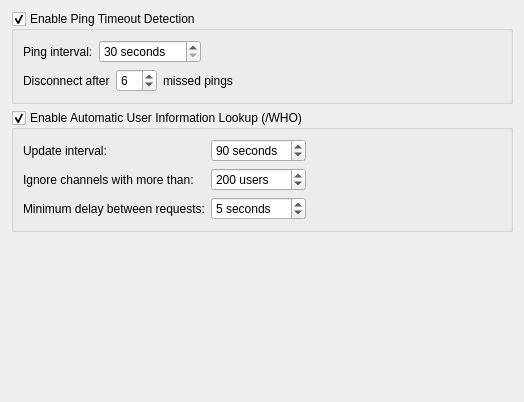
<?xml version="1.0" encoding="UTF-8"?>
<ui version="4.0">
 <class>ConnectionSettingsPage</class>
 <widget class="QWidget" name="ConnectionSettingsPage">
  <property name="geometry">
   <rect>
    <x>0</x>
    <y>0</y>
    <width>524</width>
    <height>402</height>
   </rect>
  </property>
  <property name="windowTitle">
   <string>Configure the IRC Connection</string>
  </property>
  <layout class="QVBoxLayout" name="verticalLayout_2">
   <item>
    <widget class="QGroupBox" name="pingTimeoutEnabled">
     <property name="title">
      <string>Enable Ping Timeout Detection</string>
     </property>
     <property name="checkable">
      <bool>true</bool>
     </property>
     <property name="settingsKey" stdset="0">
      <string/>
     </property>
     <property name="defaultValue" stdset="0">
      <bool>true</bool>
     </property>
     <layout class="QVBoxLayout" name="verticalLayout">
      <item>
       <layout class="QHBoxLayout" name="horizontalLayout">
        <item>
         <widget class="QLabel" name="label">
          <property name="text">
           <string>Ping interval:</string>
          </property>
         </widget>
        </item>
        <item>
         <widget class="QSpinBox" name="pingInterval">
          <property name="suffix">
           <string> seconds</string>
          </property>
          <property name="minimum">
           <number>30</number>
          </property>
          <property name="maximum">
           <number>9999</number>
          </property>
          <property name="defaultValue" stdset="0">
           <UInt>30</UInt>
          </property>
          <property name="settingsKey" stdset="0">
           <string/>
          </property>
         </widget>
        </item>
        <item>
         <spacer name="horizontalSpacer_2">
          <property name="orientation">
           <enum>Qt::Horizontal</enum>
          </property>
          <property name="sizeHint" stdset="0">
           <size>
            <width>40</width>
            <height>20</height>
           </size>
          </property>
         </spacer>
        </item>
       </layout>
      </item>
      <item>
       <layout class="QHBoxLayout" name="horizontalLayout_2">
        <item>
         <widget class="QLabel" name="label_2">
          <property name="text">
           <string>Disconnect after</string>
          </property>
         </widget>
        </item>
        <item>
         <widget class="QSpinBox" name="maxPingCount">
          <property name="minimum">
           <number>2</number>
          </property>
          <property name="value">
           <number>6</number>
          </property>
          <property name="defaultValue" stdset="0">
           <UInt>6</UInt>
          </property>
          <property name="settingsKey" stdset="0">
           <string/>
          </property>
         </widget>
        </item>
        <item>
         <widget class="QLabel" name="label_3">
          <property name="text">
           <string>missed pings</string>
          </property>
         </widget>
        </item>
        <item>
         <spacer name="horizontalSpacer">
          <property name="orientation">
           <enum>Qt::Horizontal</enum>
          </property>
          <property name="sizeHint" stdset="0">
           <size>
            <width>40</width>
            <height>20</height>
           </size>
          </property>
         </spacer>
        </item>
       </layout>
      </item>
     </layout>
    </widget>
   </item>
   <item>
    <widget class="QGroupBox" name="autoWhoEnabled">
     <property name="toolTip">
      <string>This enables periodic polling of user information using /WHO. This is mostly interesting for tracking users' away status.</string>
     </property>
     <property name="title">
      <string>Enable Automatic User Information Lookup (/WHO)</string>
     </property>
     <property name="checkable">
      <bool>true</bool>
     </property>
     <property name="settingsKey" stdset="0">
      <string/>
     </property>
     <property name="defaultValue" stdset="0">
      <bool>true</bool>
     </property>
     <layout class="QHBoxLayout" name="horizontalLayout_3">
      <item>
       <layout class="QGridLayout" name="gridLayout">
        <item row="0" column="0">
         <widget class="QLabel" name="label_4">
          <property name="text">
           <string>Update interval:</string>
          </property>
         </widget>
        </item>
        <item row="0" column="1">
         <widget class="QSpinBox" name="autoWhoInterval">
          <property name="suffix">
           <string> seconds</string>
          </property>
          <property name="minimum">
           <number>10</number>
          </property>
          <property name="maximum">
           <number>999</number>
          </property>
          <property name="value">
           <number>90</number>
          </property>
          <property name="settingsKey" stdset="0">
           <string/>
          </property>
          <property name="defaultValue" stdset="0">
           <UInt>90</UInt>
          </property>
         </widget>
        </item>
        <item row="1" column="0">
         <widget class="QLabel" name="label_5">
          <property name="text">
           <string>Ignore channels with more than:</string>
          </property>
         </widget>
        </item>
        <item row="1" column="1">
         <widget class="QSpinBox" name="autoWhoNickLimit">
          <property name="suffix">
           <string> users</string>
          </property>
          <property name="minimum">
           <number>100</number>
          </property>
          <property name="maximum">
           <number>9999</number>
          </property>
          <property name="value">
           <number>200</number>
          </property>
          <property name="settingsKey" stdset="0">
           <string/>
          </property>
          <property name="defaultValue" stdset="0">
           <UInt>200</UInt>
          </property>
         </widget>
        </item>
        <item row="2" column="0">
         <widget class="QLabel" name="label_6">
          <property name="text">
           <string>Minimum delay between requests:</string>
          </property>
         </widget>
        </item>
        <item row="2" column="1">
         <widget class="QSpinBox" name="autoWhoDelay">
          <property name="suffix">
           <string> seconds</string>
          </property>
          <property name="minimum">
           <number>3</number>
          </property>
          <property name="value">
           <number>5</number>
          </property>
          <property name="settingsKey" stdset="0">
           <string/>
          </property>
          <property name="defaultValue" stdset="0">
           <UInt>5</UInt>
          </property>
         </widget>
        </item>
       </layout>
      </item>
      <item>
       <spacer name="horizontalSpacer_3">
        <property name="orientation">
         <enum>Qt::Horizontal</enum>
        </property>
        <property name="sizeHint" stdset="0">
         <size>
          <width>40</width>
          <height>20</height>
         </size>
        </property>
       </spacer>
      </item>
     </layout>
    </widget>
   </item>
   <item>
    <spacer name="verticalSpacer">
     <property name="orientation">
      <enum>Qt::Vertical</enum>
     </property>
     <property name="sizeHint" stdset="0">
      <size>
       <width>20</width>
       <height>138</height>
      </size>
     </property>
    </spacer>
   </item>
  </layout>
 </widget>
 <resources/>
 <connections/>
</ui>
